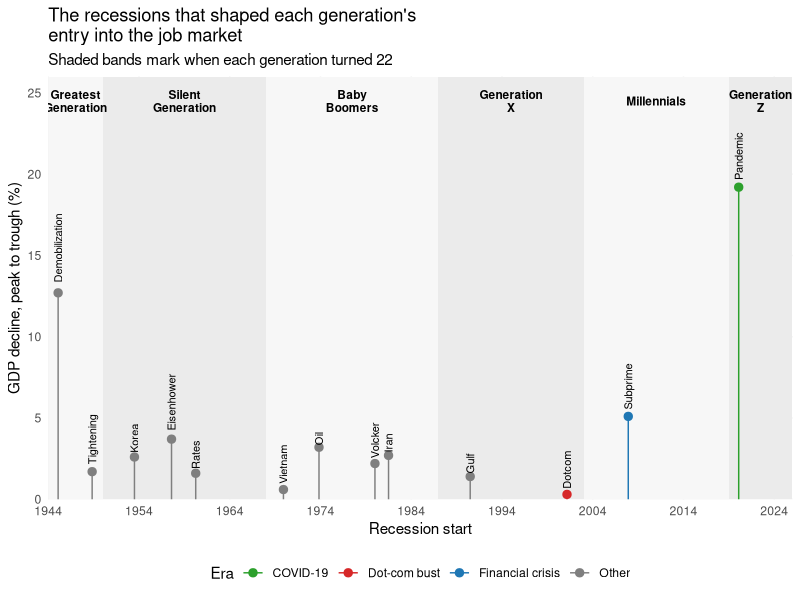
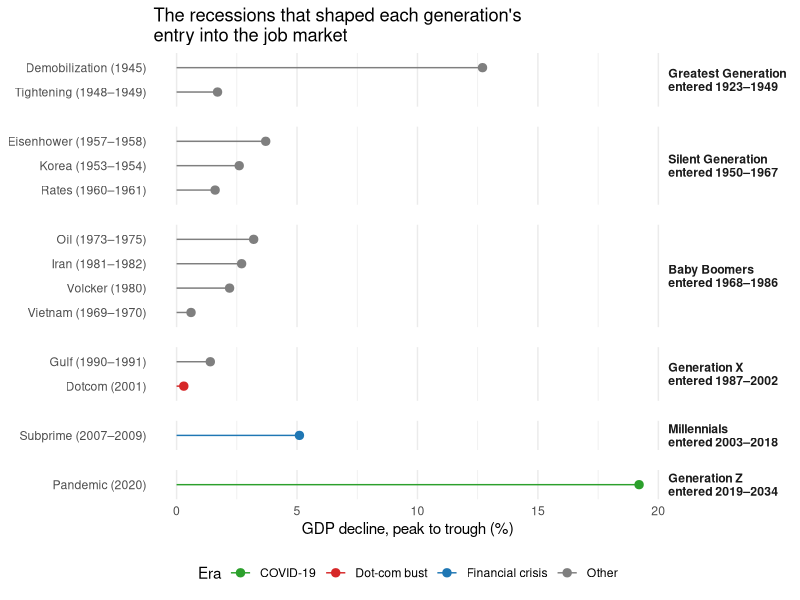

Write the R code that produced these figures, in order.
## ---- chunk 1
#| label: read-recessions
#| message: false
library(dplyr)
library(readr)
library(ggplot2)
library(forcats)

recessions <- read_csv("data/recessions_clean.csv") |>
  mutate(generation_label = fct_reorder(generation_label, entry_start))

era_colors <- c(
  "Dot-com bust" = "#d62728", "Financial crisis" = "#1f77b4",
  "COVID-19" = "#2ca02c", "Other" = "grey50"
)
## ---- chunk 2
#| label: fig-recessions-timeline
#| fig-cap: "GDP decline by US recession since 1945, against each generation's entry window"
#| fig-width: 9
#| fig-height: 5.5
generations <- distinct(recessions, generation, band_start, band_end, band_mid, band_label, shade)

ggplot(recessions) +
  geom_rect(
    data = generations,
    aes(xmin = band_start, xmax = band_end, ymin = -Inf, ymax = Inf, fill = shade),
    show.legend = FALSE
  ) +
  geom_text(
    data = generations,
    aes(x = band_mid, y = 24.5, label = band_label),
    size = 3, fontface = "bold", lineheight = 0.9
  ) +
  geom_segment(aes(x = start_date, xend = start_date, y = 0, yend = gdp_decline_pct, color = era)) +
  geom_point(aes(x = start_date, y = gdp_decline_pct, color = era), size = 2.5) +
  geom_text(
    aes(x = start_date, y = gdp_decline_pct, label = name),
    angle = 90, hjust = -0.15, size = 2.8
  ) +
  scale_fill_manual(values = c("TRUE" = "grey92", "FALSE" = "grey97")) +
  scale_color_manual(values = era_colors) +
  scale_x_date(date_breaks = "10 years", date_labels = "%Y", expand = c(0, 0)) +
  scale_y_continuous(limits = c(0, 26), expand = c(0, 0)) +
  labs(
    x = "Recession start", y = "GDP decline, peak to trough (%)", color = "Era",
    title = "The recessions that shaped each generation's\nentry into the job market",
    subtitle = "Shaded bands mark when each generation turned 22"
  ) +
  theme_minimal() +
  theme(panel.grid.minor = element_blank(), legend.position = "bottom")
## ---- chunk 3
#| label: fig-recessions-generation
#| fig-cap: "GDP decline by US recession since 1945, grouped by generation at career-entry age"
#| fig-height: 6
ggplot(recessions, aes(x = gdp_decline_pct, y = fct_reorder(label, gdp_decline_pct), color = era)) +
  geom_segment(aes(x = 0, xend = gdp_decline_pct, yend = fct_reorder(label, gdp_decline_pct))) +
  geom_point(size = 2.5) +
  facet_grid(generation_label ~ ., scales = "free_y", space = "free_y") +
  scale_color_manual(values = era_colors) +
  labs(
    x = "GDP decline, peak to trough (%)", y = NULL, color = "Era",
    title = "The recessions that shaped each generation's\nentry into the job market"
  ) +
  theme_minimal() +
  theme(
    strip.text.y = element_text(face = "bold", angle = 0, hjust = 0),
    panel.grid.major.y = element_blank(),
    panel.spacing.y = unit(1, "lines"),
    legend.position = "bottom"
  )
